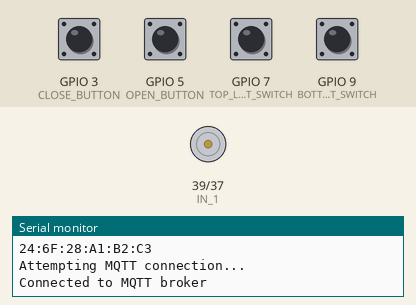
The sketch below on a simulated ESP32-S2. Parts: motor-driver pin pairs drawn as motors (green arrow = first pin HIGH = forward, orange = second pin HIGH = backward, longer = more drive), the last lines printed to the serial monitor. The inputs (shaded band) are chosen by the test bench; at power-on: GPIO 3 (CLOSE_BUTTON), GPIO 5 (OPEN_BUTTON), GPIO 7 (TOP_LIMIT_SWITCH), GPIO 9 (BOTTOM_LIMIT_SWITCH) HIGH. WiFi joins after 1.5 s; servers stay silent unless stated; the local clock reads 2024-03-15 10:24:30 at power-on unless the sketch sets it; no MQTT or app messages arrive unless stated; not simulated (calls return 0 or success): Credentials.h; names the files do not define were given values by the test bench: MQTT_PORT = 1883.

Above: at 2.7 s.
2.8 s: GPIO 3 (CLOSE_BUTTON) pulled LOW for 0.15 s
At 4.1 s:
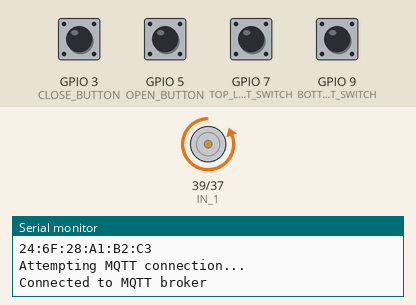
4.4 s: GPIO 5 (OPEN_BUTTON) pulled LOW for 1 s
At 6.6 s:
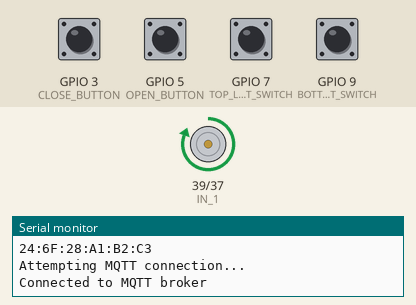
6.9 s: GPIO 7 (TOP_LIMIT_SWITCH) pulled LOW for 1 s
At 8.4 s:
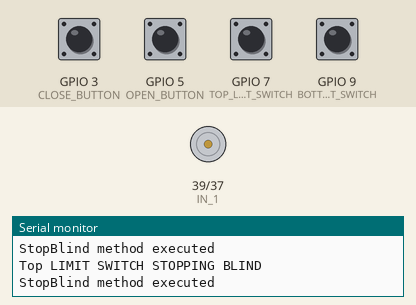
11.4 s: GPIO 3 (CLOSE_BUTTON) pulled LOW for 1 s
At 13.3 s:
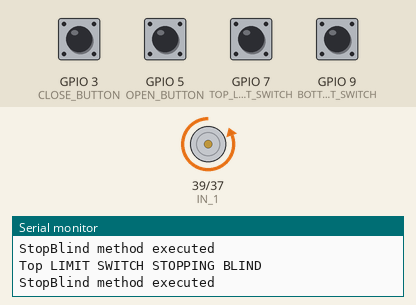
13.9 s: GPIO 9 (BOTTOM_LIMIT_SWITCH) pulled LOW for 1 s
At 15.2 s:
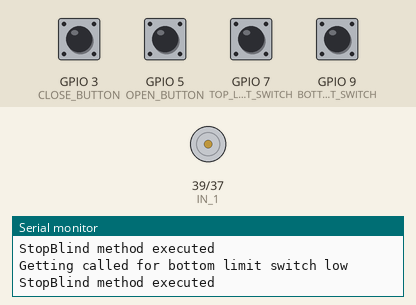
Timing chart, 0 to 16.9 s (numbered marks = the images above; inputs shaded):
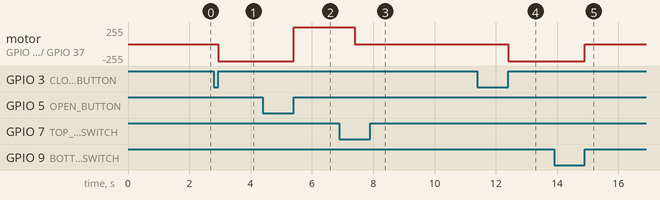

Measured:
- after the input at 2.8 s, motor on GPIO 39 (IN_1) / GPIO 37 (IN_2): stopped → backward 255/255 after 0.15 s
- after the input at 4.4 s, motor on GPIO 39 (IN_1) / GPIO 37 (IN_2): backward 255/255 → forward 255/255 after 1.0 s
- after the input at 6.9 s, motor on GPIO 39 (IN_1) / GPIO 37 (IN_2): forward 255/255 → stopped after 0.50 s
- after the input at 11.4 s, motor on GPIO 39 (IN_1) / GPIO 37 (IN_2): stopped → backward 255/255 after 1.0 s
- after the input at 13.9 s, motor on GPIO 39 (IN_1) / GPIO 37 (IN_2): backward 255/255 → stopped after 1.0 s

The sketch:

kitchenblindcontrollerESP32S2Mini.ino
```cpp
#include <NTPClient.h>
#include <WiFiUdp.h>
#include <WiFi.h>
#include <EasyButton.h>
#include <Credentials.h>
#include <ArduinoOTA.h>
#include <PubSubClient.h>
#include <SimpleTimer.h>

const char* DEVICE_NAME = "KITCHEN BLIND CONTROLLER";

const char* operateblind_topic = "blinds/kitchen/action";
const char* restart_topic = "blinds/kitchen/restart";

//Define Pins
const int CLOSE_BUTTON = 3;
const int OPEN_BUTTON = 5;
const int TOP_LIMIT_SWITCH = 7;
const int BOTTOM_LIMIT_SWITCH = 9;
const int IN_1 = 39;
const int IN_2 = 37;
long motorStartTime = 0;

bool didPublishState = false;
bool isMotorRunning = false;

//Initialize Objects
WiFiClient espKitchenBlindController;
PubSubClient client(espKitchenBlindController);
SimpleTimer timer;
EasyButton closeButton(CLOSE_BUTTON);
EasyButton openButton(OPEN_BUTTON);
WiFiUDP ntpUDP;
NTPClient timeClient(ntpUDP, "za.pool.ntp.org", 7200, 60000);

void setup() {
  Serial.begin(115200);

  pinMode(IN_1, OUTPUT);
  pinMode(IN_2, OUTPUT);
  pinMode(TOP_LIMIT_SWITCH, INPUT_PULLUP);
  pinMode(BOTTOM_LIMIT_SWITCH, INPUT_PULLUP);

  openButton.begin();
  closeButton.begin();

  closeButton.onPressed(closeButtonPressed);
  openButton.onPressed(openButtonPressed);

  // Set initial rotation direction
  digitalWrite(IN_1, LOW);
  digitalWrite(IN_2, LOW);

  setupWiFi();
  setupMQTT();
  setupOTA();

  timeClient.begin();

  timer.setInterval(90000, stateCheckin);  //publish blind state every 1 min
}

void loop() {
  //If MQTT client can't connect to broker, then reconnect
  if (!client.connected()) {
    reconnect();
  }
  client.loop();  //the mqtt function that processes MQTT messages
  ArduinoOTA.handle();
  buttonPressHandler();
  limitSwitchHandler();
  timer.run();

  checkMotorRuntime();
}

void checkMotorRuntime() {
  if (isMotorRunning) {
    unsigned long timeNow = timeClient.getEpochTime();
    if (timeNow - motorStartTime >= 30) {
      stopBlind();
    }
  }
}

void closeButtonPressed() {
  closeBlind();
}

void openButtonPressed() {
  openBlind();
}
void buttonPressHandler() {
  openButton.read();
  closeButton.read();
}

void limitSwitchHandler() {
  //Blind is open
  if (digitalRead(TOP_LIMIT_SWITCH) == LOW) {
    Serial.println("Top LIMIT SWITCH STOPPING BLIND");
    stopBlind();
    if (digitalRead(TOP_LIMIT_SWITCH) == LOW && !didPublishState) {
      client.publish("blinds/kitchen/state", "OPEN", true);
      didPublishState = true;
    }

    //Blind is closed
  } else if (digitalRead(BOTTOM_LIMIT_SWITCH) == LOW) {
    delay(500);  // This delay is because the reed switch changes state before the blind is all the way closed
    Serial.println("Getting called for bottom limit switch low");
    stopBlind();
    if (digitalRead(BOTTOM_LIMIT_SWITCH) == LOW && !didPublishState) {
      didPublishState = true;
      client.publish("blinds/kitchen/state", "CLOSED", true);
    }
  }
}

void stateCheckin() {
  if (digitalRead(TOP_LIMIT_SWITCH) == LOW) {
    client.publish("blinds/kitchen/state", "OPEN", true);
  }
  if (digitalRead(TOP_LIMIT_SWITCH) == HIGH) {
    client.publish("blinds/kitchen/state", "CLOSED", true);
  }
}

void openBlind() {
  motorStartTime = timeClient.getEpochTime();
  isMotorRunning = true;
  if (digitalRead(BOTTOM_LIMIT_SWITCH) == HIGH) {  //Make sure blind is currently closed
    didPublishState = false;
    digitalWrite(IN_1, HIGH);
    digitalWrite(IN_2, LOW);
    delay(2000);  // This delay to to allow the blind to release the limit switch else the low state calls stopmotor before it can start moving
  }
}

void closeBlind() {
  motorStartTime = timeClient.getEpochTime();
  isMotorRunning = true;
  if (digitalRead(TOP_LIMIT_SWITCH) == HIGH) {  //Make sure blind is currently open before closing it
    didPublishState = false;
    digitalWrite(IN_1, LOW);
    digitalWrite(IN_2, HIGH);
    delay(2000);  // This delay to to allow the blind to release the limit switch else the low state calls stopmotor before it can start moving
  }
}

void stopBlind() {
  Serial.println("StopBlind method executed");
  digitalWrite(IN_1, LOW);
  digitalWrite(IN_2, LOW);
  isMotorRunning = false;
}

void callback(char* topic, byte* payload, unsigned int length) {
  //Handle mqtt messages received by this NodeMCU
  payload[length] = '\0';
  char* command = (char*)payload;

  if (strcmp(topic, operateblind_topic) == 0) {
    if (strcmp(command, "OPEN") == 0) {
      openBlind();
    } else if (strcmp(command, "CLOSE") == 0) {
      closeBlind();
    } else if (strcmp(command, "STOP") == 0) {
      client.publish("blinds/kitchen/state", "STOPPED", true);
      stopBlind();
    }
  } else if (strcmp(topic, restart_topic) == 0) {
    restartESP();
  }
}

void setupWiFi() {

  Serial.print("Connecting to ");
  Serial.println(WIFI_SSID);

  WiFi.mode(WIFI_STA);
  WiFi.begin(WIFI_SSID, WIFI_PASSWORD);

  unsigned long startTime = millis();
  while (WiFi.status() != WL_CONNECTED) {
    delay(500);
    Serial.print(".");

    // Timeout if connection takes to long (15 seconds)
    if (millis() - startTime > 15000) {
      restartESP();
    }
  }

  Serial.println("");
  Serial.println("WiFi connected");
  Serial.println("IP address: ");
  Serial.println(WiFi.localIP());
  Serial.println("MAC: ");
  Serial.println(WiFi.macAddress());
}

void setupMQTT() {
  client.setServer(MQTT_SERVER, MQTT_PORT);
  client.setCallback(callback);  // callback is the function that gets called for a topic subscription

  Serial.println("Attempting MQTT connection...");
  if (client.connect(DEVICE_NAME, MQTT_USERNAME, MQTT_PASSWORD)) {
    Serial.println("Connected to MQTT broker");
    subscribeMQTTTopics();
  } else {
    Serial.print("Failed to connect to MQTT broker. RC=");
    Serial.println(client.state());
    Serial.println("Restarting ESP...");
    restartESP();
  }
}

void subscribeMQTTTopics() {
  client.subscribe("blinds/kitchen/#");
}

void setupOTA() {
  ArduinoOTA.setHostname(DEVICE_NAME);
  ArduinoOTA.begin();
}

void reconnect() {

  // Reconnect to WiFi and MQTT
  if (WiFi.status() != WL_CONNECTED) {
    setupWiFi();
  }

  // Check if MQTT connection is not established
  if (!client.connected()) {
    setupMQTT();
  }
}

void restartESP() {
  ESP.restart();
}
```
